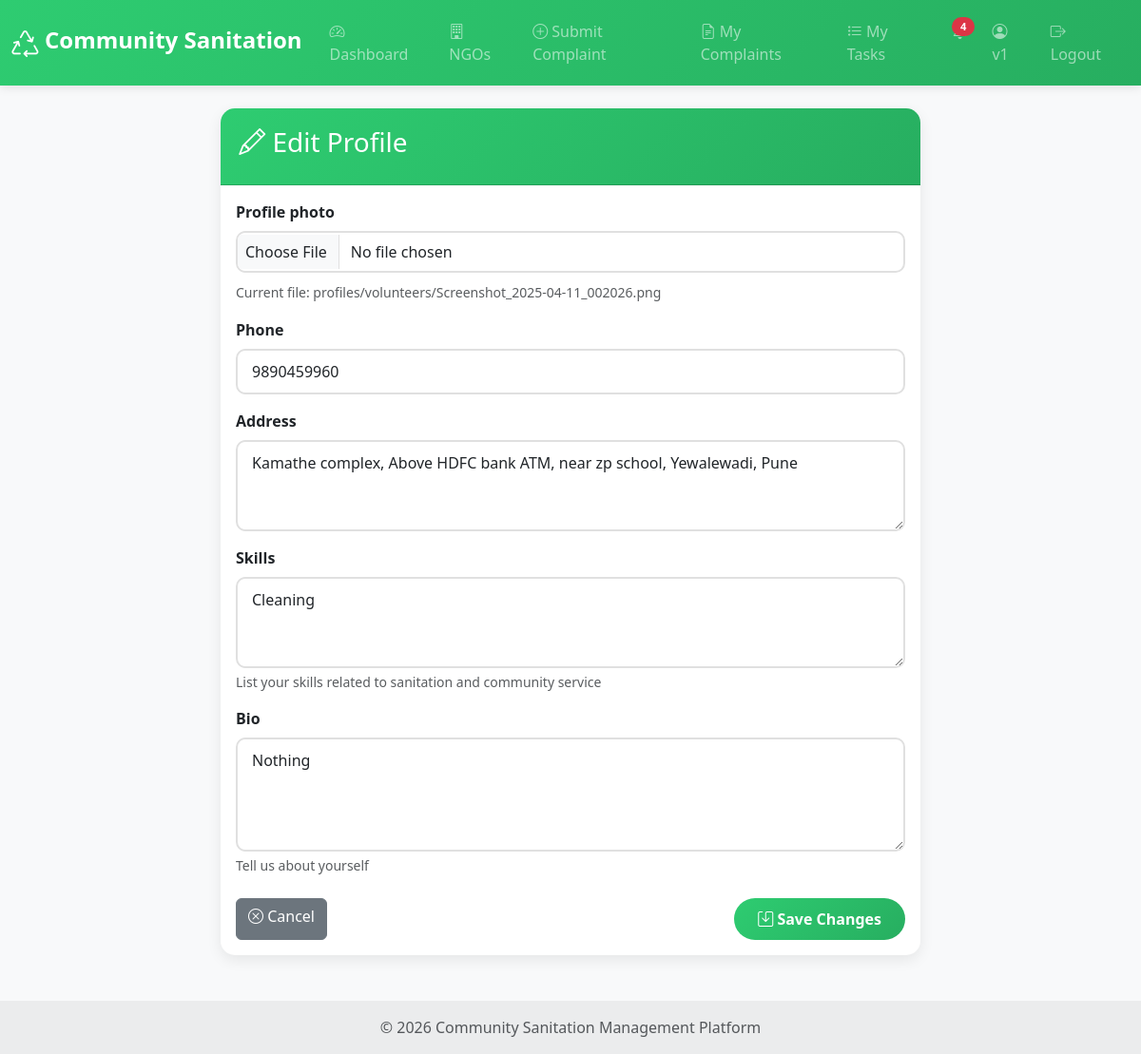
/users/profile/edit/ (signed in), run on the app's committed database.
### users/models.py (models this page shows, shortened)
class CustomUser(AbstractUser):
    ROLE_CHOICES = [
        ('VOLUNTEER', 'Volunteer'),
        ('NGO', 'NGO'),
        ('ADMIN', 'Admin'),
    ]
    role = models.CharField(max_length=10, choices=ROLE_CHOICES, default='VOLUNTEER')
    email = models.EmailField(unique=True)
    is_active = models.BooleanField(default=True)
    created_at = models.DateTimeField(auto_now_add=True)
    class Meta:
        verbose_name = 'User'
        verbose_name_plural = 'Users'
    def is_volunteer(self):
        return self.role == 'VOLUNTEER'
    def is_ngo(self):
        return self.role == 'NGO'

### ngos/models.py (models this page shows, shortened)
class VolunteerProfile(models.Model):
    user = models.OneToOneField(settings.AUTH_USER_MODEL, on_delete=models.CASCADE, related_name='volunteer_profile')
    profile_photo = models.ImageField(upload_to='profiles/volunteers/', blank=True, null=True)
    phone = models.CharField(max_length=15, blank=True)
    address = models.TextField(blank=True)
    skills = models.TextField(blank=True, help_text='List your skills related to sanitation and community service')
    bio = models.TextField(blank=True, help_text='Tell us about yourself')
    created_at = models.DateTimeField(auto_now_add=True)
    updated_at = models.DateTimeField(auto_now=True)

### users/views.py (the view, shortened to what this page needs)
# urls.py: path('profile/edit/', views.profile_edit, name='profile_edit'),
@login_required
def profile_edit(request):
    if request.user.is_volunteer():
        try:
            profile = request.user.volunteer_profile
        except VolunteerProfile.DoesNotExist:
            profile = VolunteerProfile.objects.create(user=request.user)
        form_class = VolunteerProfileForm
        template = 'users/profile_edit.html'
    elif request.user.is_admin_user():
        messages.info(request, 'Admin profiles cannot be edited through this interface.')
        return redirect('users:profile')
    else:
        messages.error(request, 'Cannot edit profile.')
        return redirect('users:dashboard')
    if request.method == 'POST':
        form = form_class(request.POST, request.FILES, instance=profile)
        if form.is_valid():
            form.save()
            messages.success(request, 'Profile updated successfully!')
            return redirect('users:profile')
        else:
            messages.error(request, 'Please correct the errors below.')
    else:
        form = form_class(instance=profile)
    return render(request, template, {'form': form, 'profile': profile})

### users/forms.py
class VolunteerProfileForm(forms.ModelForm):
    class Meta:
        model = VolunteerProfile
        fields = ['profile_photo', 'phone', 'address', 'skills', 'bio']
        widgets = {
            'phone': forms.TextInput(attrs={'class': 'form-control', 'placeholder': 'Enter phone number'}),
            'address': forms.Textarea(attrs={'class': 'form-control', 'rows': 3, 'placeholder': 'Enter your address'}),
            'skills': forms.Textarea(attrs={'class': 'form-control', 'rows': 3, 'placeholder': 'List your skills (e.g., Cleaning, Waste Management)'}),
            'bio': forms.Textarea(attrs={'class': 'form-control', 'rows': 4, 'placeholder': 'Tell us about yourself'}),
            'profile_photo': forms.FileInput(attrs={'class': 'form-control', 'accept': 'image/*'}),
        }

### templates/users/profile_edit.html (shortened to what this page needs)
{% extends 'base.html' %}
{% block content %}
<div class="row justify-content-center">
    <div class="col-md-8">
        <div class="card">
            <div class="card-header">
                <h3><i class="bi bi-pencil"></i> Edit Profile</h3>
            </div>
            <div class="card-body">
                <form method="post" enctype="multipart/form-data">
                    {% for field in form %}
                    <div class="mb-3">
                        <label for="{{ field.id_for_label }}" class="form-label fw-bold">
                            {{ field.label }}
                        </label>
                        {{ field }}
                        {% if field.name == 'profile_photo' or field.name == 'logo' %}
                            {% if field.value %}
                            <div class="mt-2">
                                <small class="text-muted">Current file: {{ field.value }}</small>
                            </div>
                            {% endif %}
                        {% endif %}
                        {% if field.help_text %}
                        <small class="form-text text-muted d-block">{{ field.help_text }}</small>
                        {% endif %}
                    </div>
                    {% endfor %}
                    <div class="d-flex justify-content-between mt-4">
                        <a href="{% url 'users:profile' %}" class="btn btn-secondary">
                            <i class="bi bi-x-circle"></i> Cancel
                        </a>
                        <button type="submit" class="btn btn-primary">
                            <i class="bi bi-save"></i> Save Changes
                        </button>
                    </div>
                </form>
            </div>
        </div>
    </div>
</div>
{% endblock %}

### templates/base.html (shortened to what this page needs)
{% load static %}
<!DOCTYPE html>
<html lang="en">
<head>
    <link href="https://cdn.jsdelivr.net/npm/bootstrap@5.3.0/dist/css/bootstrap.min.css" rel="stylesheet">
    <link rel="stylesheet" href="https://cdn.jsdelivr.net/npm/bootstrap-icons@1.11.0/font/bootstrap-icons.css">
</head>
<body>
    <nav class="navbar navbar-expand-lg navbar-dark bg-primary">
        <div class="container-fluid">
            <a class="navbar-brand" href="{% if user.is_authenticated %}{% url 'users:dashboard' %}{% else %}{% url 'home' %}{% endif %}">
                <i class="bi bi-recycle"></i> Community Sanitation
            </a>
            {% if user.is_authenticated %}
            <div class="collapse navbar-collapse" id="navbarNav">
                <ul class="navbar-nav me-auto">
                    <li class="nav-item">
                        <a class="nav-link" href="{% url 'users:dashboard' %}">
                            <i class="bi bi-speedometer2"></i> Dashboard
                        </a>
                    </li>
                    {% if user.is_volunteer %}
                    <li class="nav-item">
                        <a class="nav-link" href="{% url 'ngos:ngo_list' %}">
                            <i class="bi bi-building"></i> NGOs
                        </a>
                    </li>
                    <li class="nav-item">
                        <a class="nav-link" href="{% url 'complaints:complaint_create' %}">
                            <i class="bi bi-plus-circle"></i> Submit Complaint
                        </a>
                    </li>
                    <li class="nav-item">
                        <a class="nav-link" href="{% url 'complaints:complaint_list' %}">
                            <i class="bi bi-file-earmark-text"></i> My Complaints
                        </a>
                    </li>
                    <li class="nav-item">
                        <a class="nav-link" href="{% url 'tasks:task_list' %}">
                            <i class="bi bi-list-task"></i> My Tasks
                        </a>
                    </li>
                    {% endif %}
                </ul>
                <ul class="navbar-nav">
                    <li class="nav-item position-relative">
                        <a class="nav-link" href="{% url 'notifications:notification_list' %}">
                            <span class="badge bg-danger notification-badge" id="notification-count"></span>
                        </a>
                    </li>
                    <li class="nav-item">
                        <a class="nav-link" href="{% url 'users:profile' %}">
                            <i class="bi bi-person-circle"></i> {{ user.username }}
                        </a>
                    </li>
                    <li class="nav-item">
                        <a class="nav-link" href="{% url 'users:logout' %}">
                            <i class="bi bi-box-arrow-right"></i> Logout
                        </a>
                    </li>
                </ul>
            </div>
            {% endif %}
        </div>
    </nav>
    <main class="container my-4">
        {% block content %}{% endblock %}
    </main>
    <footer class="bg-light text-center text-lg-start mt-5">
        <div class="text-center p-3" style="background-color: rgba(0, 0, 0, 0.05);">
            <p class="text-muted mb-0">
                © 2026 Community Sanitation Management Platform
            </p>
        </div>
    </footer>
</body>
</html>

### templates/base.html (style rules this page uses)
:root { --primary-color: #2ecc71; --secondary-color: #27ae60; --dark-color: #2c3e50; }
body { font-family: 'Segoe UI', Tahoma, Geneva, Verdana, sans-serif; background: #f8f9fa; }
.navbar { background: linear-gradient(135deg, var(--primary-color), var(--secondary-color)) !important; box-shadow: 0 2px 10px rgba(0,0,0,0.1); padding: 0.8rem 0; }
.navbar-brand { font-weight: 800; font-size: 1.5rem; transition: all 0.3s; }
.navbar-brand i { font-size: 1.8rem; vertical-align: middle; }
.nav-link { font-weight: 500; transition: all 0.3s; margin: 0 5px; border-radius: 5px; }
.notification-badge { position: absolute; top: 5px; right: 5px; font-size: 0.7rem; display: none; }
.card { border: none; border-radius: 15px; box-shadow: 0 5px 15px rgba(0,0,0,0.08); transition: all 0.3s; }
.card-header { background: linear-gradient(135deg, var(--primary-color), var(--secondary-color)); color: white; border-radius: 15px 15px 0 0 !important; padding: 1.2rem; font-weight: 700; }
.btn-primary { background: linear-gradient(135deg, var(--primary-color), var(--secondary-color)); border: none; border-radius: 25px; padding: 10px 25px; font-weight: 600; transition: all 0.3s; }
.badge { border-radius: 10px; padding: 0.4em 0.8em; font-weight: 600; }
footer { margin-top: 80px; background: var(--dark-color); color: white; }
footer p { margin: 0; }

### templates/users/profile_edit.html (style rules this page uses)
.form-control, .form-select, textarea { border: 2px solid #e0e0e0; border-radius: 10px; padding: 10px 15px; transition: all 0.3s; }
textarea { min-height: 100px; }
input[type="file"] { padding: 8px; }

### data on the page
CustomUser: username "v1"
VolunteerProfile: value "profiles/volunteers/Screenshot_2025-04-11_002026.png", form "9890459960" "Kamathe complex, Above HDFC bank ATM, near zp school, Yewalewadi, Pune" "Cleaning" "Nothing"

### other printed values
{{ field.label }} "Profile photo" "Phone" "Address" "Skills" "Bio"
{{ field.help_text }} "List your skills related to sanitation and community service" "Tell us about yourself"
